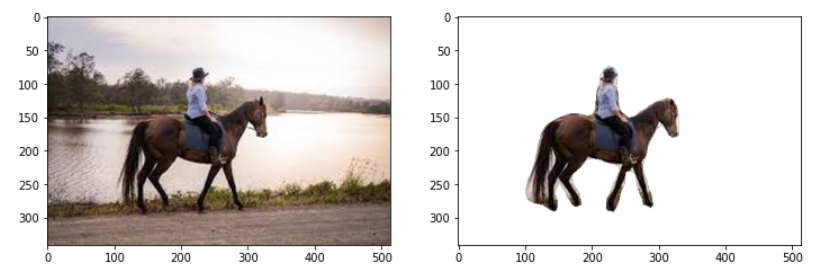
#> input picture pic1.png, 831 x 273 px, given in place of the camera
$ python background_subtractor_3.py
#> lines starting #> are read from the running program, lines starting #| are printed output that depends on the picture; after the words box and inside, x2 and y2 are one past the last pixel; in counts of white or black regions, pixels touching at a corner belong together
import cv2

cap = cv2.VideoCapture(0)

if cap.isOpened():
    ret, frame = cap.read()
#> frame is the input picture: shape (273, 831, 3); mean B, G, R 206.8, 209.1, 214
else:
    ret = False

while ret:
    ret, frame = cap.read()
    output = cv2.cvtColor(frame, cv2.COLOR_BGR2GRAY)
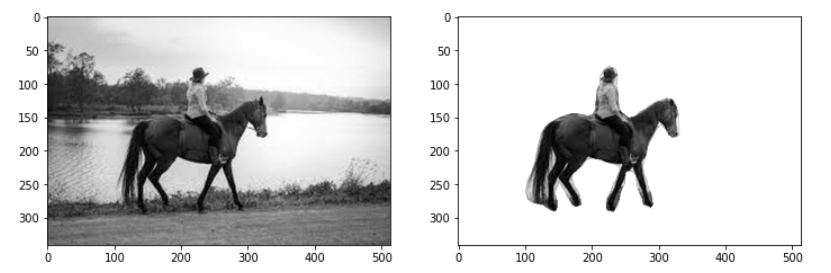
#> output: shape (273, 831); min 1, max 255, mean 210.3
    edges=cv2.Canny(output,50,300)
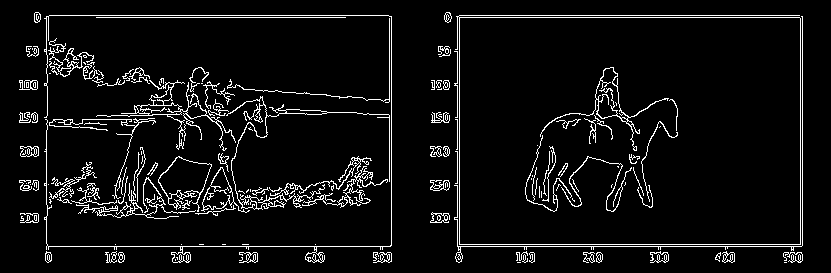
#> edges: shape (273, 831); 6.2% white in thin lines or dots, all inside (x1, y1, x2, y2) = (19, 12, 803, 263)
    cv2.imshow("Live Feed", frame)
    #cv2.imshow("Gray", output)

    cv2.imshow("Edges", edges)
    ret, thres2 = cv2.threshold(edges, 200, 255, cv2.THRESH_BINARY)

    res = cv2.bitwise_and(frame, frame, mask=edges)
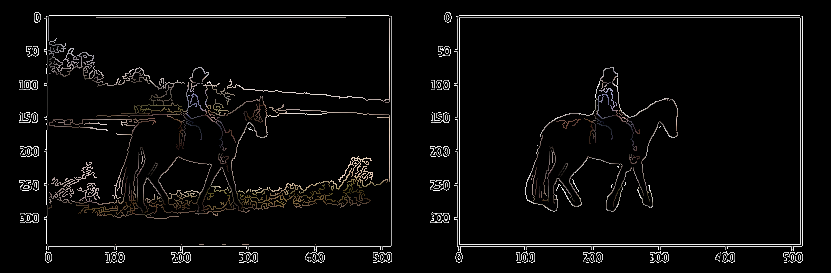
#> res: shape (273, 831, 3); mean B, G, R 9.4, 9.8, 10.3


    cv2.imshow('output', res)

    if (cv2.waitKey(1)) == 27:
#> (key Esc is pressed here)
        break
cv2.destroyAllWindows()
cap.release()

$ run again, on pic3.png
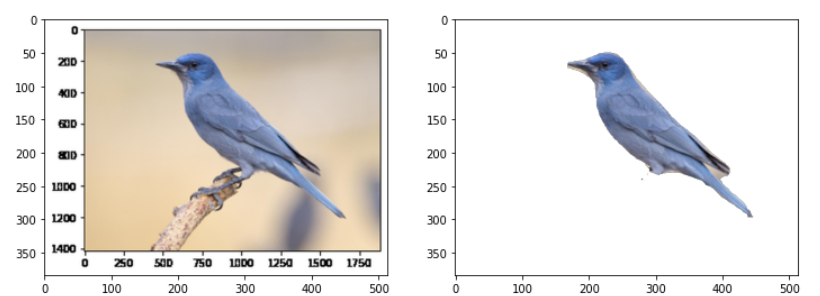
#> input picture pic3.png, 820 x 296 px, given in place of the camera
#> frame is the input picture: shape (296, 820, 3); mean B, G, R 222.3, 225.4, 228.5
#> `edges=cv2.Canny(output,50,300)`:
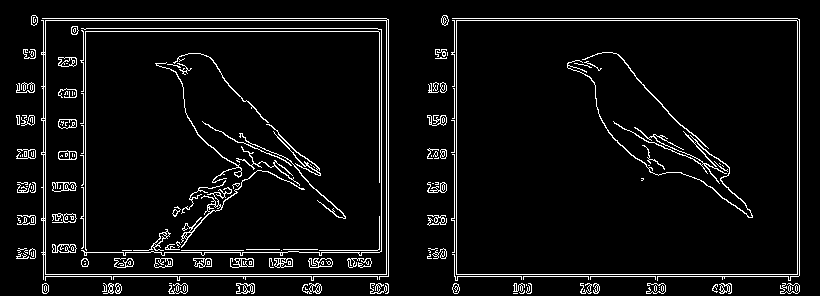
#> edges: shape (296, 820); 5.8% white in thin lines or dots
#> `res = cv2.bitwise_and(frame, frame, mask=edges)`:
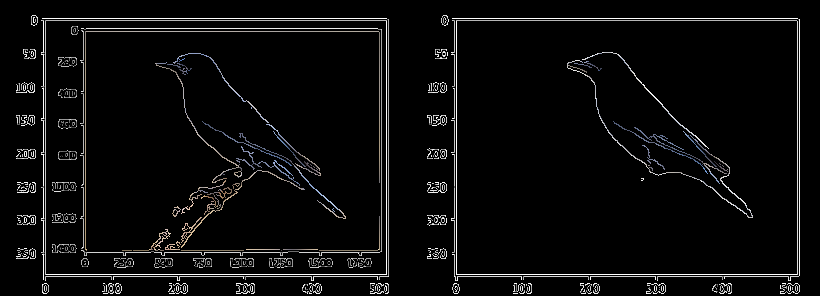
#> res: shape (296, 820, 3); mean B, G, R 10.9, 10.9, 11
